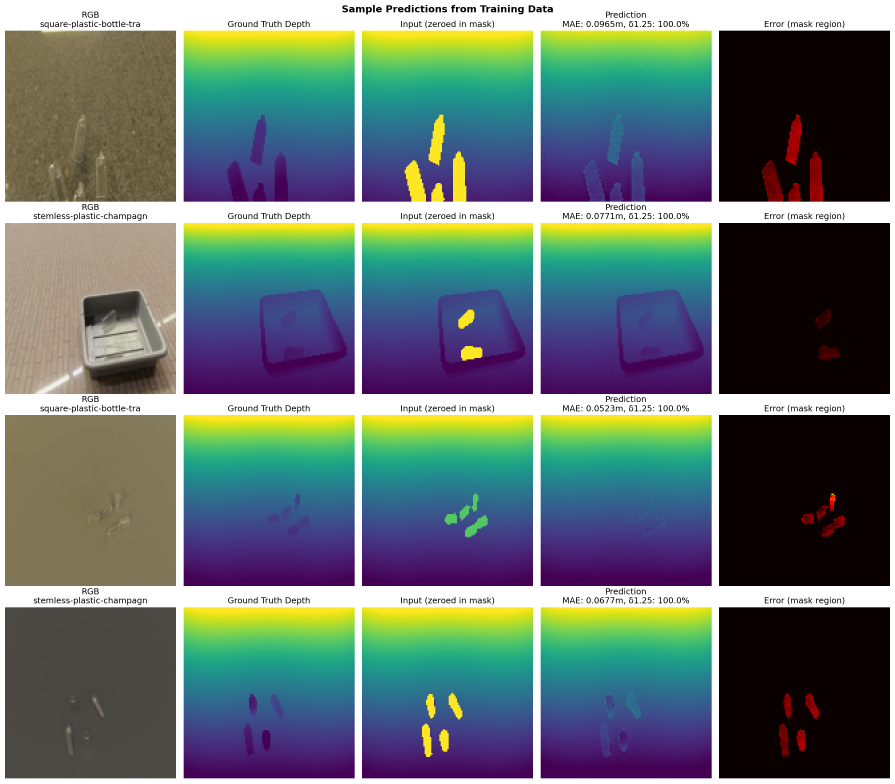
#> input picture term_project/src/training_data_qualitative_samples.png, 2685 x 2350 px (shown at 1/3 size); its folder holds only this picture in this run
$ python resize_all.py
#> lines starting #> are read from the running program, lines starting #| are printed output that depends on the picture
import os
import imageio.v3 as iio
import numpy as np
import cv2
from PIL import Image
OPENCV_IO_ENABLE_OPENEXR = True

ROOT_DIR = "."          # current directory
TARGET_SIZE = (256, 256)

IMAGE_EXTS_PIL = {".jpg", ".jpeg", ".png"}
IMAGE_EXTS_EXR = {".exr"}


def resize_exr(path):
    try:
        img = iio.imread(path)  # float32 depth
    except Exception as e:
        print(f"Failed to read EXR with imageio: {path} ({e})")
        return

    if img is None:
        print(f"Failed to read EXR: {path}")
        return

    h, w = img.shape[:2]
    if (w, h) == TARGET_SIZE:
        return

    resized = cv2.resize(img, TARGET_SIZE, interpolation=cv2.INTER_NEAREST)
    iio.imwrite(path, resized.astype(np.float32))
    print(f"Resized EXR: {path}")


def resize_pil(path):
#> called with path = './training_data_qualitative_samples.png'
    try:
        with Image.open(path) as img:
#> img is the input picture: PIL image 2685x2350 RGBA; mean R, G, B, A 101.4, 116, 112.2, 255
            if img.size == TARGET_SIZE:
                return
            # bilinear for natural images / masks; if you want strict mask resizing use NEAREST
            if img.mode in ("1", "P"):
                # likely segmentation mask; use nearest neighbor to avoid label interpolation
                resample = Image.NEAREST
            else:
                resample = Image.BILINEAR

            img_resized = img.resize(TARGET_SIZE, resample=resample)
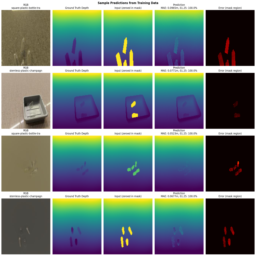
#> img_resized: PIL image 256x256 RGBA; mean R, G, B, A 101.4, 116, 112.2, 255
            img_resized.save(path)
            print(f"Resized: {path}")
    except Exception as e:
        print(f"Error resizing {path}: {e}")


for root, dirs, files in os.walk(ROOT_DIR):
    for fname in files:
        ext = os.path.splitext(fname)[1].lower()
        fpath = os.path.join(root, fname)

        if ext in IMAGE_EXTS_EXR:
            resize_exr(fpath)
        elif ext in IMAGE_EXTS_PIL:
            resize_pil(fpath)
